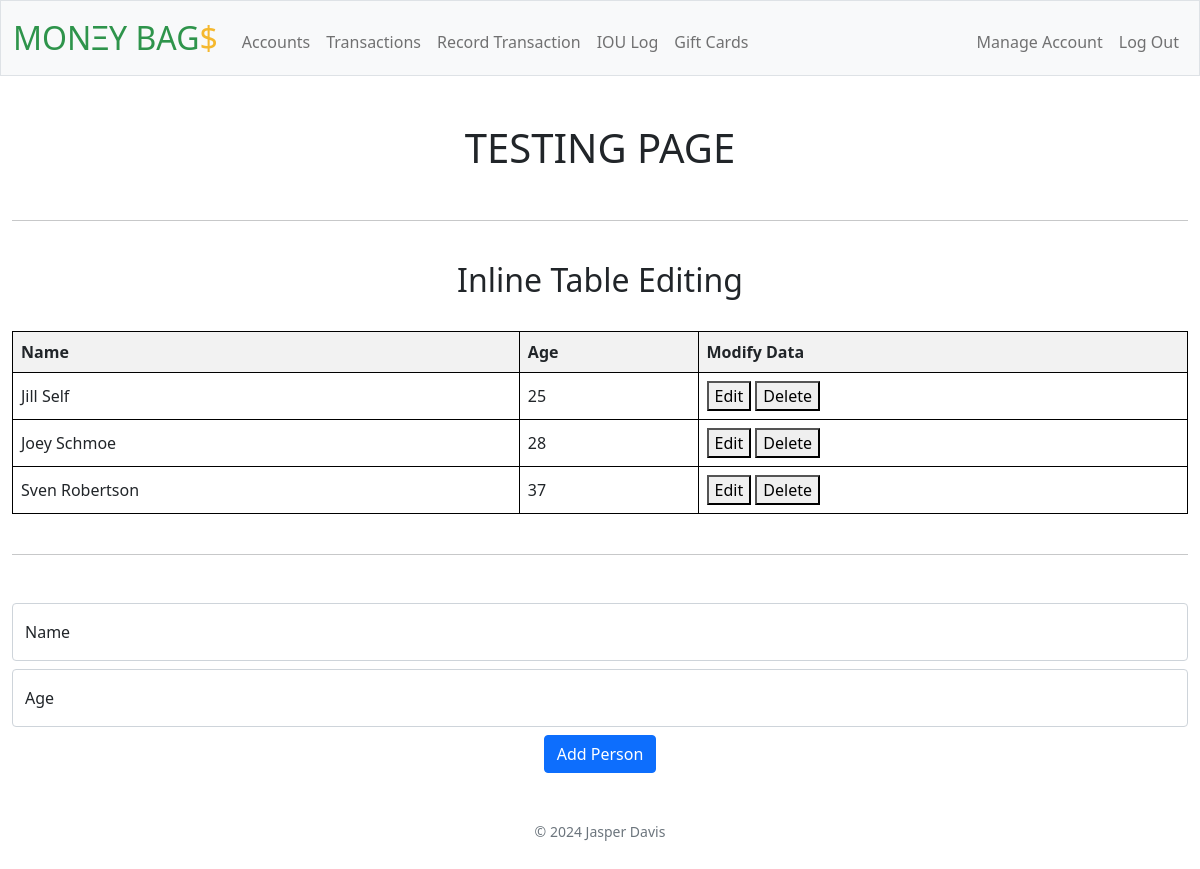
Page /testing (signed in) on the committed database.
### tables this page shows
CREATE TABLE 'testing' ('id' INTEGER PRIMARY KEY AUTOINCREMENT NOT NULL, 'name' TEXT, 'age' INTEGER);

### app.py (the view)
@app.route("/testing", methods=["GET", "POST"])
@login_required
def testing():
    if request.method == "POST":
        data = request.json
        try:
            row_id = data["id"]
            new_name = data["name"]
            new_age = data["age"]
            db.execute(
                "UPDATE testing SET name = ?, age = ? WHERE id = ?",
                new_name,
                new_age,
                row_id,
            )
            flash("Table data updated.", "info")
            print("Update successful")
            return jsonify(needsRedirect=True, redirectUrl=url_for("testing"))
        except Exception as e:
            print(f"Error updating row: {e}")
    else:
        rows = db.execute("SELECT * FROM testing")
        return render_template("testing.html", rows=rows)

### app.py (called while the page is built)
@app.after_request
def after_request(response):
    response.headers["Cache-Control"] = "no-cache, no-store, must-revalidate"
    response.headers["Expires"] = 0
    response.headers["Pragma"] = "no-cache"
    return response

### helpers.py (called while the page is built)
def login_required(f):
    @wraps(f)
    def decorated_function(*args, **kwargs):
        if session.get("user_id") is None:
            return redirect("/login")
        return f(*args, **kwargs)
    return decorated_function

### templates/testing.html (shortened to what this page needs)
{% extends "layout.html" %}
{% block main %}
    <h1>TESTING PAGE</h1>
    <br>
    <hr>
    <br>
    <h2>Inline Table Editing</h2>
    <br>
    <table id="editableTable">
        <tr>
            <th>Name</th>
            <th>Age</th>
            <th>Modify Data</th>
        </tr>
        {% for row in rows %}
            <tr>
                <td contenteditable="false">{{ row.name }}</td>
                <td contenteditable="false">{{ row.age }}</td>
                <td>
                    <button onclick="editRow(this)">Edit</button>
                    <button onclick="deleteRow(this)">Delete</button>
                </td>
            </tr>
        {% endfor %}
    </table>
    <br>
    <hr>
    <br>
    <form action="/testing_add" method="post">
        <div class="form-floating my-2">
            <input id="name" name="name" placeholder="name" type="text" class="form-control" required autocomplete="off">
            <label for="name">Name</label>
        </div>
        <div class="form-floating my-2">
            <input id="age" name="age" placeholder="Age" type="number" class="form-control" required autocomplete="off">
            <label for="name">Age</label>
        </div>
        <button class="btn btn-primary" type="submit">Add Person</button>
    </form>
{% endblock %}

### templates/testing.html (style rules this page uses)
table { border-collapse: collapse; width: 100%; }
table, th, td { border: 1px solid black; }
th, td { padding: 8px; text-align: left; }
th { background-color: #f2f2f2; }

### rows in the picture
testing: name "Jill Self", age "25"
testing: name "Joey Schmoe", age "28"
testing: name "Sven Robertson", age "37"
